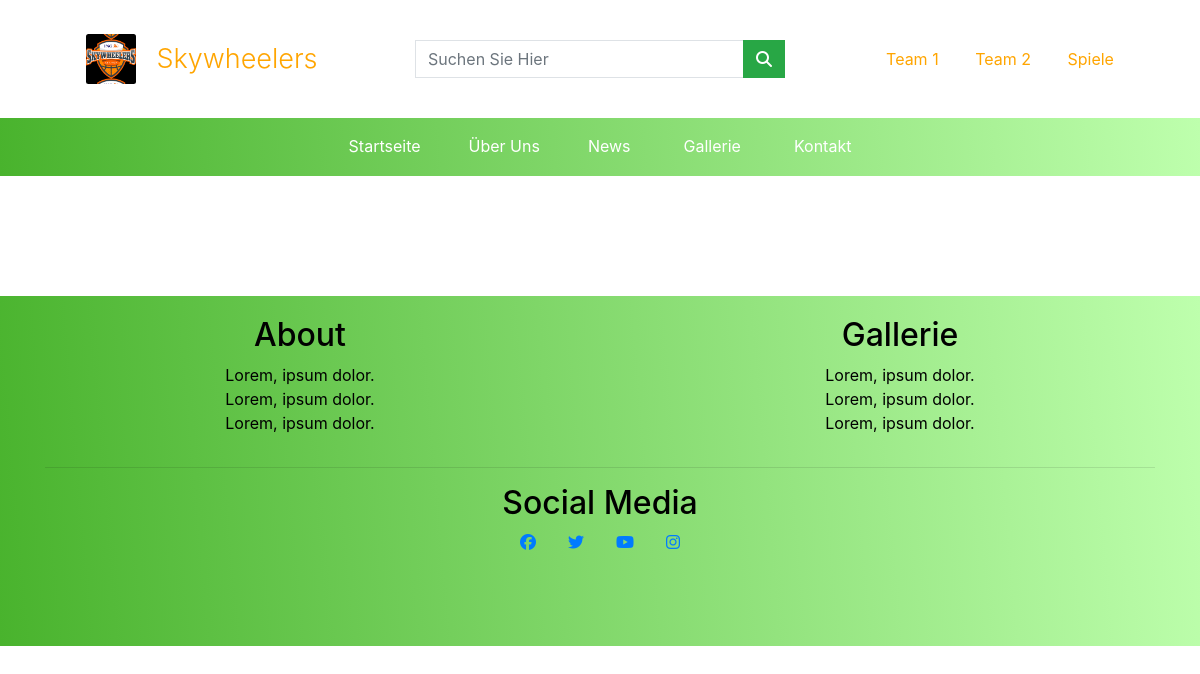
The page /gallerie/zweite-gallerie/ on the database as committed earlier.
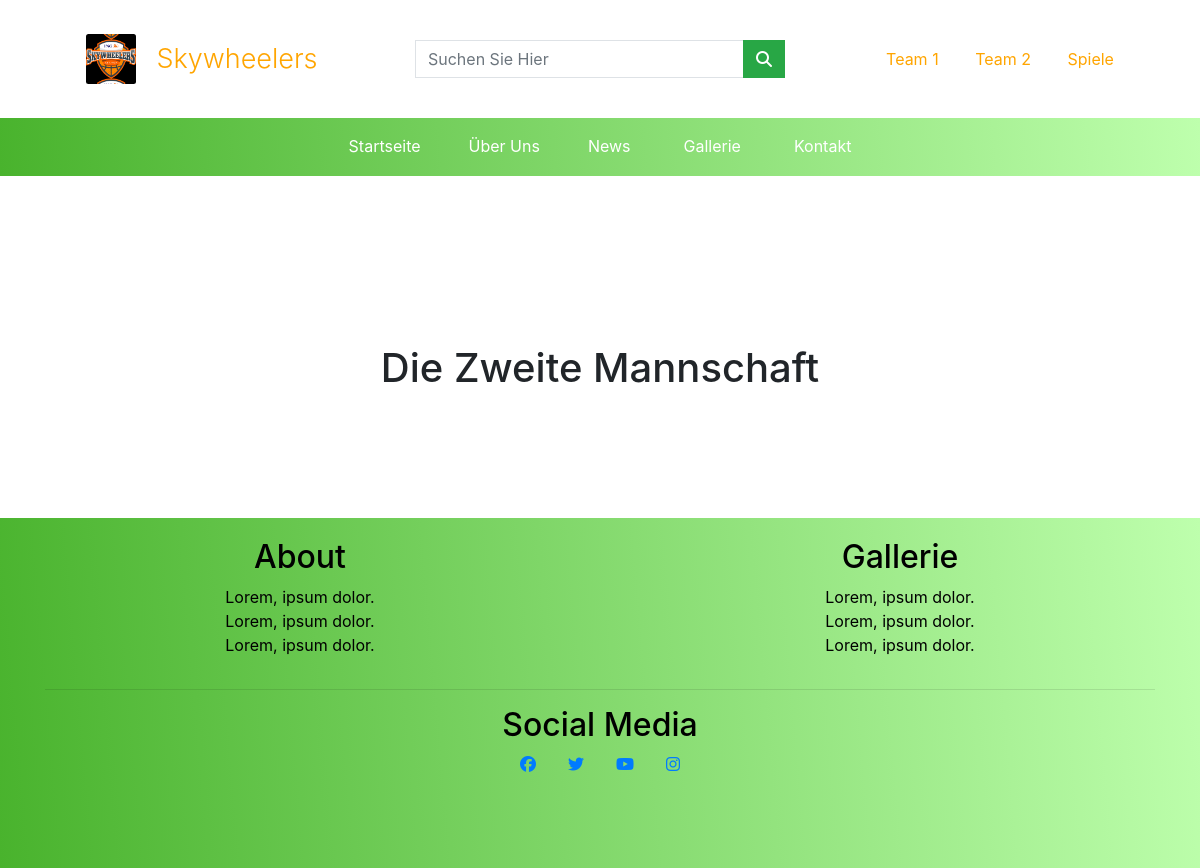
The same page on the database as committed later.
### gallery/models.py (models this page shows)
class secondGalleryPageTitle(models.Model):
    page_title = models.CharField(max_length=254, null=False, blank=False, default='')

### gallery/views.py (the view)
# urls.py: path('zweite-gallerie/', views.secondGalleryPageView, name="second_gallery"),
def secondGalleryPageView(request):
    page_title = secondGalleryPageTitle.objects.all()
    second_gallery_pic = secondGalleryPictures.objects.all()
    context = {
        'gallery2_page_title': page_title,
        'second_gallery_pic': second_gallery_pic,
    }
    return render(request, 'gallery/gallery-2.html', context)

### gallery/templates/gallery/gallery-2.html (shortened to what this page needs)
{% extends 'base.html' %}
{% load static %}
{% block css %}<link rel="stylesheet" href="{% static 'gallery/gallery.css' %}">{% endblock %}
{% block content %}
<section class="gallery-section-1">
    {% for title in gallery2_page_title %}
    <div class="container">
        <div class="row">
            <div class="col-12 text-center py-5">
                <h1>{{ title.page_title }}</h1>
            </div>
        </div>
    </div>
    {% endfor %}
</section>
{% endblock %}

### templates/base.html (shortened to what this page needs)
{% load static %}
<!DOCTYPE html>
<html lang="en">
<head>
    <link rel="stylesheet" href="https://stackpath.bootstrapcdn.com/bootstrap/4.5.0/css/bootstrap.min.css"
>
    <link rel="stylesheet" href="{% static 'css/base.css' %}">
    {% block css %}
    {% endblock %}
</head>
<body>
    <header>
        <nav>
            <div class="container-fluid">
                <div class="row py-4 d-flex justify-content-around align-items-center">
                    <div class="col-12 col-md-4 text-center">
                        <a href="/" class="brand-flex d-flex justify-content-center">
                            <div class="logo-picture"></div>
                            <span class="navbar-brand theNavbrand display-2 logo-font orange-text">Skywheelers</span>
                        </a>
                    </div>
                    <div class="col-md-4 py-3 align-items-center d-md-block d-none">
                        <form action="{% url 'news_page' %}" method="GET">
                            <div class="input-group w-100">
                                <input type="text" class="form-control border border-black rounded-0" name="q"
                                    placeholder="Suchen Sie Hier">
                                <div class="input-group-append">
                                    <button class="btn btn-success form-control-btn rounded-0" type="submit">
                                        <span class="icon">
                                            <i class="fas fa-search"></i>
                                        </span>
                                    </button>
                                </div>
                            </div>
                        </form>
                    </div>
                    <div class="col-md-4 py-3 text-center align-items-center team-nav-links">
                        <a href="{% url 'first_gallery' %}" class="px-3 orange-text nav-orange-hov" rel="noopener noreferrer">
                            Team 1
                        </a>
                        <a href="{% url 'second_gallery' %}" class="px-3 orange-text nav-orange-hov" rel="noopener noreferrer">
                            Team 2
                        </a>
                        <a href="{% url 'third_gallery' %}" class="px-3 orange-text nav-orange-hov" rel="noopener noreferrer">
                            Spiele
                        </a>
                    </div>
                </div>
            </div>
            <div class="container-fluid navbar navbar-expand-md navbar-dark nav-style d-flex justify-content-center">
                <div class="row px-5 d-flex justify-content-center">
                    <div class="collapse navbar-collapse" id="collapse_target">
                        <ul class="navbar-nav">
                            <li class="nav-item btnHover active px-3">
                                <a id="homepage" class="nav-link" href="/">Startseite</a>
                            </li>
                            <li class="nav-item px-3">
                                <a id="aboutPage" class="nav-link" href="{% url 'about' %}">Über Uns</a>
                            </li>
                            <li class="nav-item px-3">
                                <a id="aboutPage" class="nav-link" href="{% url 'news_page' %}">News</a>
                            </li>
                            <div class="dropdown px-3 text-center">
                                <span class="btn dropdown-background dropdown" id="dropdownMenuButton"
                                    aria-haspopup="true" aria-expanded="false"><a href="{% url 'main_gallery' %}"
                                        class="dropdown-btn-style">Gallerie</a></span>
                            </div>
                            <li class="nav-item px-3">
                                <a id="contactPage" class="nav-link" href="{% url 'contactPage' %}">Kontakt</a>
                            </li>
                        </ul>
                    </div>
                </div>
            </div>
        </nav>
    </header>
    <article>
        {% block content %}
        {% endblock %}
    </article>
    <footer>
        <div class="container-fluid">
            <div class="row justify-content-start">
                <div class="col-6">
                    <div class="footer-title">
                        <h2>About</h2>
                        <ul class="footer-list">
                            <li class="no-list-style"><a href="#" class="footer-link">Lorem, ipsum dolor.</a></li>
                            <li class="no-list-style"><a href="#" class="footer-link">Lorem, ipsum dolor.</a></li">
                            <li class="no-list-style"><a href="#" class="footer-link">Lorem, ipsum dolor.</a></li">
                        </ul>
                    </div>
                </div>
                <div class="col-6">
                    <div class="footer-title">
                        <h2>Gallerie</h2>
                        <ul class="footer-list">
                            <li class="no-list-style"><a href="#" class="footer-link">Lorem, ipsum dolor.</a></li>
                            <li class="no-list-style"><a href="#" class="footer-link">Lorem, ipsum dolor.</a></li>
                            <li class="no-list-style"><a href="#" class="footer-link">Lorem, ipsum dolor.</a></li>
                        </ul>
                    </div>
                </div>
            </div>
        </div>
        <div class="container">
            <hr>
            <div class="row justify-content-center">
                <h2>Social Media</h2>
            </div>
            <div class="row">
                <div class="col-12">
                    <ul class="social-media-icons-footer">
                        <li class="facebook-footer"><a href="http://www.facebook.com" target="_blank"><i
                                    class="fab fa-facebook"></i></a></li>
                        <li class="twitter-footer"><a href="http://www.twitter.com" target="_blank"><i
                                    class="fab fa-twitter"></i></a></li>
                        <li class="youtube-footer"><a href="http://www.youtube.com" target="_blank"><i
                                    class="fab fa-youtube"></i></a></li>
                        <li class="instagram-footer"><a href="http://www.instagram.com" target="_blank"><i
                                    class="fab fa-instagram"></i></a></li>
                    </ul>
                </div>
            </div>
        </div>
    </footer>
</body>
</html>

### static/css/base.css (style rules this page uses)
.nav-style { background-image: linear-gradient(265deg, #beffad, #49b32d); z-index: 999; }
.logo-font { font-size: 20px; }
.team-nav-links { font-size: 12px; }
@media (min-width: 991px) { .logo-font { font-size: 27px; } }
@media (min-width: 991px) { .team-nav-links { font-size: 1em; } }
.nav-link { color: white !important; text-align: center; transition: .3s linear; }
.nav-link::after { content: ''; display: block; width: 0; border-bottom: 1px solid rgb(255, 215, 169); transition: width .3s; }
.brand-flex { display: flex; align-items: center; }
.logo-picture { display: inline-block; border-radius: 5%; width: 50px; height: 50px; margin: 0 20px; background-image: url("../img/skywheelers-logo.jpeg"); background-position: center; background-size: contain; transition: .2s linear; }
.theNavbrand { display: inline-block; transition: .2s linear; }
.dropdown-btn-style { line-height: 1.7; text-align: center; color: white; background-color: transparent; transition: .3s linear; }
.dropdown-btn-style::after { content: ''; display: block; width: 0; border-bottom: 1px solid rgb(255, 215, 169); transition: width .3s; }
.navbar .dropdown-btn-style { background-color: transparent; }
.orange-text { color: orange; }
footer { width: 100%; height: 350px; background-image: linear-gradient(265deg, #beffad, #49b32d); color: black; }
.footer-title { padding-top: 20px; text-align: center; }
.no-list-style { list-style: none; }
.facebook-footer { list-style: none; color: black; }
.twitter-footer { list-style: none; color: black; }
.youtube-footer { list-style: none; color: black; }
.instagram-footer { list-style: none; color: black; }
.footer-list { padding: 0; }
.footer-link { color: black; text-decoration: none; margin: 10% 0; }
.social-media-icons-footer { padding: 0; display: flex; justify-content: center; align-content: space-around; }
.social-media-icons-footer li { padding: 0px 1em; }

### gallery/static/gallery/css/gallery.css (style rules this page uses)
.gallery-section-1 { margin-top: 120px; margin-bottom: 70px; }

Rows that differ between the two databases and show on the page:
added secondGalleryPageTitle: page_title "Die Zweite Mannschaft"
